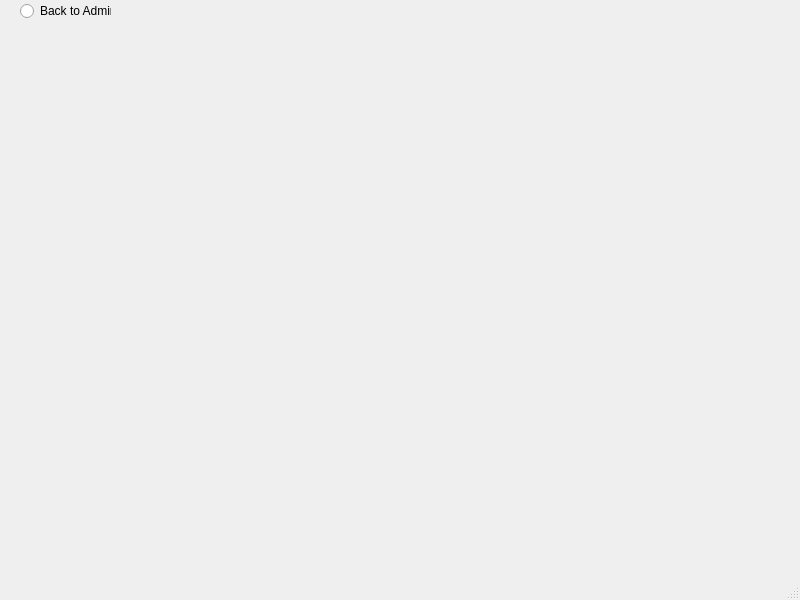
<?xml version="1.0" encoding="UTF-8"?>
<ui version="4.0">
 <class>FeedbackGraphs</class>
 <widget class="QMainWindow" name="FeedbackGraphs">
  <property name="geometry">
   <rect>
    <x>0</x>
    <y>0</y>
    <width>800</width>
    <height>600</height>
   </rect>
  </property>
  <property name="windowTitle">
   <string>MainWindow</string>
  </property>
  <widget class="QWidget" name="centralwidget">
   <widget class="QRadioButton" name="adminButton">
    <property name="geometry">
     <rect>
      <x>20</x>
      <y>0</y>
      <width>91</width>
      <height>22</height>
     </rect>
    </property>
    <property name="text">
     <string>Back to Admin</string>
    </property>
   </widget>
  </widget>
  <widget class="QMenuBar" name="menubar">
   <property name="geometry">
    <rect>
     <x>0</x>
     <y>0</y>
     <width>800</width>
     <height>21</height>
    </rect>
   </property>
  </widget>
  <widget class="QStatusBar" name="statusbar"/>
 </widget>
 <resources/>
 <connections/>
</ui>
